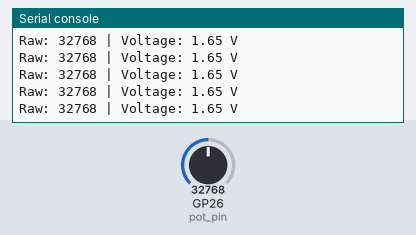
Recording of a program running on a simulated Raspberry Pi Pico running MicroPython. Parts: the last lines printed to the serial console. The inputs (shaded band) are chosen by the test bench; at power-on: GP26 (pot_pin) = 32768 (analog values on the 0–65535 scale).

Above: at 1.2 s.
1.3 s: GP26 (pot_pin) set to 45874
At 1.31 s:
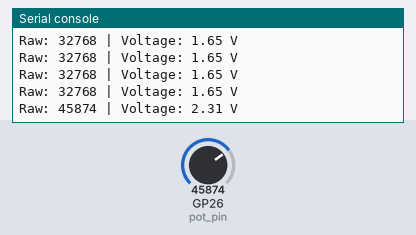
2.8 s: GP26 (pot_pin) set to 57670
At 2.82 s:
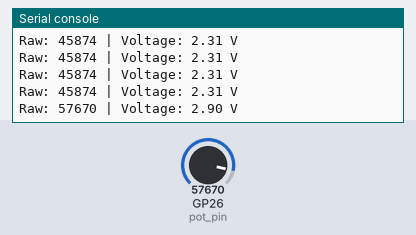
Timing chart, 0 to 5.8 s (numbered marks = the images above; inputs shaded):
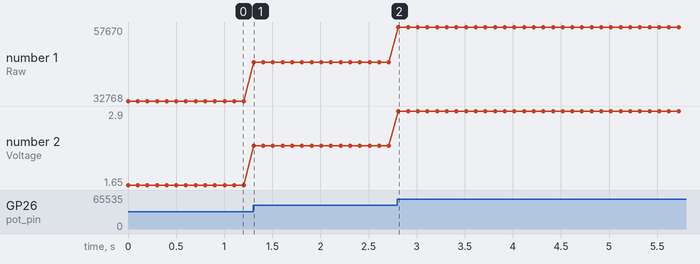

The program:

micropython.py
```python
from machine import ADC, Pin
import time

# GPIO26 is ADC0 on Pico (adjust if using different pin)
pot_pin = ADC(0)

while True:
    pot_value = pot_pin.read_u16()  # Read 16-bit value (0-65535)
    voltage = (pot_value / 65535.0) * 3.3  # Convert to voltage (0-3.3V)

    print(f"Raw: {pot_value} | Voltage: {voltage:.2f} V")

    time.sleep(0.1)  # Wait 100ms before next read
```

Measured:
- after the input at 1.3 s, the serial console: prints a new line at once (image 1)
- after the input at 2.8 s, the serial console: prints a new line at once (image 2)
- plotted number 1: 32768 → 45874 after the input at 1.3 s, 45874 → 57670 after the input at 2.8 s
- plotted number 2: 1.65 → 2.31 after the input at 1.3 s, 2.31 → 2.9 after the input at 2.8 s
